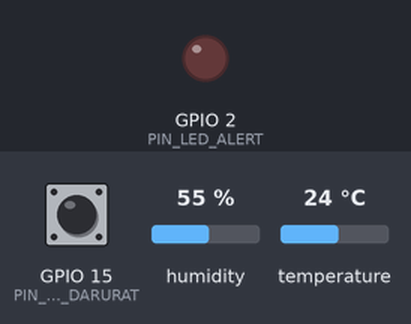
This program was run on a simulated ESP32. Shown: output pins drawn as LEDs (lit = HIGH). Inputs (shaded band) come from the test bench; at power-on: temperature 24 °C, GPIO 15 (PIN_TOMBOL_DARURAT) HIGH, humidity 55 %. What the program prints to the serial monitor is not drawn.

Above: at 4.8 s.
4.9 s: temperature set to 31.3 °C
7.6 s: temperature set to 32.7 °C
At 9.1 s:
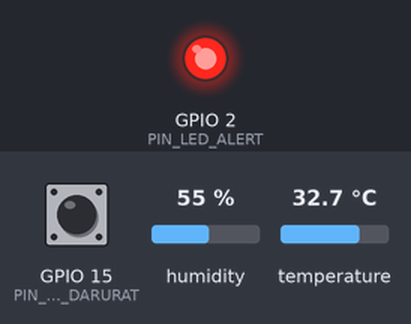
10.3 s: GPIO 15 (PIN_TOMBOL_DARURAT) pulled LOW for 2.35 s
At 13.0 s:
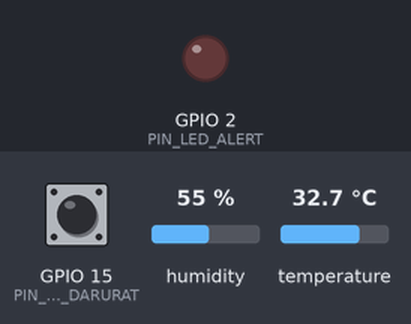
14.1 s: temperature set to 12 °C
At 14.6 s:
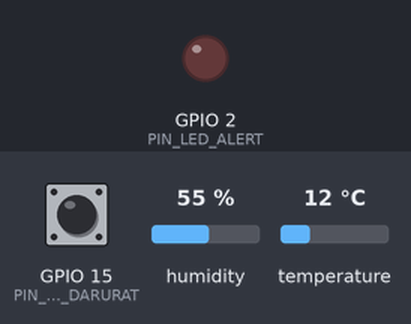
16.8 s: temperature set to 33 °C
At 19.4 s:
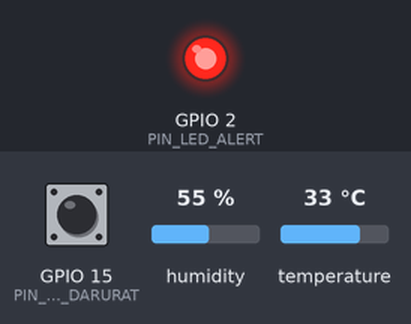
Timing chart, 0 to 20.6 s (numbered marks = the images above; inputs shaded):
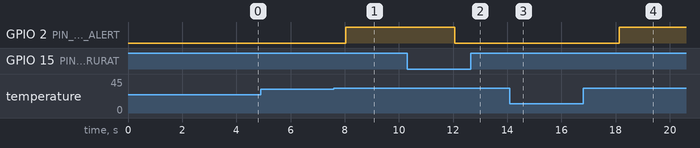

The program:

main.cpp
```cpp
#include <Arduino.h>
#include <DHT.h>
#include <ArduinoJson.h>


#define MODE_NON_BLOCKING 0

#define PIN_DHT 4
#define TIPE_DHT DHT22
#define PIN_LED_ALERT 2
#define PIN_TOMBOL_DARURAT 15

const unsigned long INTERVAL_TELEMETRI_MS = 2000UL;
const float AMBANG_SUHU_C = 32.0f;

DHT dht(PIN_DHT, TIPE_DHT);

unsigned long waktuBacaTerakhir = 0;
unsigned long nomorPaket = 0;
bool statusTombolSebelumnya = HIGH;

void kirimTelemetriJson(float suhu, float kelembapan, bool alertSuhu) {
  JsonDocument doc;

  // Buffer menjaga angka tetap menjadi nilai numerik JSON dengan 2 desimal.
  char suhuJson[16];
  char kelembapanJson[16];
  snprintf(suhuJson, sizeof(suhuJson), "%.2f", suhu);
  snprintf(kelembapanJson, sizeof(kelembapanJson), "%.2f", kelembapan);

  doc["device_id"] = "esp32-unib-node01";
  doc["seq"] = ++nomorPaket;
  doc["uptime_ms"] = millis();
  doc["mode"] = MODE_NON_BLOCKING ? "non-blocking" : "blocking";
  doc["temp_c"] = serialized(suhuJson);
  doc["hum_pct"] = serialized(kelembapanJson);
  doc["alert"] = alertSuhu;

  serializeJson(doc, Serial);
  Serial.println();
}

void bacaDanKirimSensor() {
  float kelembapan = dht.readHumidity();
  float suhu = dht.readTemperature();

  if (isnan(kelembapan) || isnan(suhu)) {
    Serial.println("{\"error\":\"DHT22_read_failed\"}");
    return;
  }

  bool alertSuhu = (suhu >= AMBANG_SUHU_C);
  digitalWrite(PIN_LED_ALERT, alertSuhu ? HIGH : LOW);

  kirimTelemetriJson(suhu, kelembapan, alertSuhu);
}

void cekTombolDarurat() {
  bool statusTombol = digitalRead(PIN_TOMBOL_DARURAT);

  // Deteksi transisi HIGH ke LOW (tombol ditekan).
  if (statusTombol == LOW && statusTombolSebelumnya == HIGH) {
    Serial.printf(
      "{\"event\":\"emergency_button\",\"pressed_at_ms\":%lu}\n",
      millis()
    );

    // Indikator LED juga dapat diuji langsung melalui tombol.
    digitalWrite(PIN_LED_ALERT, !digitalRead(PIN_LED_ALERT));

    // Debounce sederhana sesuai eksperimen pada modul.
    delay(50);
  }

  statusTombolSebelumnya = statusTombol;
}

void setup() {
  Serial.begin(115200);

  pinMode(PIN_LED_ALERT, OUTPUT);
  pinMode(PIN_TOMBOL_DARURAT, INPUT_PULLUP);

  digitalWrite(PIN_LED_ALERT, LOW);
  dht.begin();

  Serial.println("{\"event\":\"boot\",\"msg\":\"Simpul IoT UNIB Aktif\"}");
}

void loop() {
  // Input tombol diperiksa pada setiap iterasi loop.
  cekTombolDarurat();

#if MODE_NON_BLOCKING == 0
  // MODE BLOCKING:
  // Mikrokontroler menunggu 2 detik dan tidak memeriksa tombol selama jeda.
  delay(INTERVAL_TELEMETRI_MS);
  bacaDanKirimSensor();
#else
  // MODE NON-BLOCKING:
  // millis() mengecek interval tanpa menghentikan loop.
  unsigned long sekarang = millis();

  if (sekarang - waktuBacaTerakhir >= INTERVAL_TELEMETRI_MS) {
    waktuBacaTerakhir = sekarang;
    bacaDanKirimSensor();
  }
#endif
}
```

Measured:
- the behaviour switches between 31.9 and 32 °C on temperature (found by bisection; images 0 and 1)
- after the input at 4.9 s, every drawn part: stays the same
- after the input at 7.6 s, GPIO 2 (PIN_LED_ALERT): LOW → HIGH after 0.44 s
- after the input at 10.3 s, GPIO 2 (PIN_LED_ALERT): HIGH → LOW after 1.8 s
- after the input at 14.1 s, GPIO 2 (PIN_LED_ALERT): stays LOW (without the input it goes to HIGH after 0.02 s)
- after the input at 16.8 s, GPIO 2 (PIN_LED_ALERT): LOW → HIGH after 1.3 s
